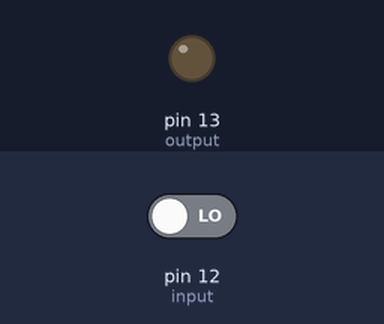
The sketch below on a simulated Arduino Uno, built with avr-gcc and run on an emulated ATmega328P. Parts: output pins drawn as LEDs (lit = HIGH). The test bench sets the inputs (shaded band); at power-on: pin 12 (input) LOW.

Above: at 1.2 s.
1.3 s: pin 12 (input) driven HIGH
At 2.5 s:
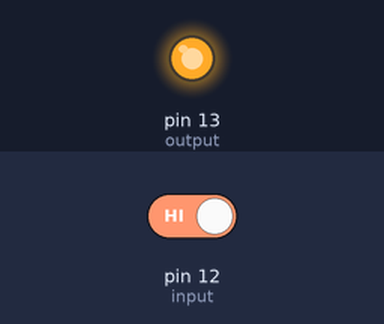
2.8 s: pin 12 (input) driven LOW
At 3.8 s:
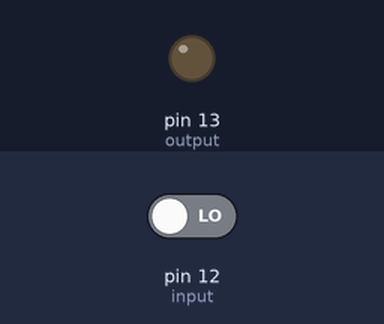
Timing chart, 0 to 5.8 s (numbered marks = the images above; inputs shaded):
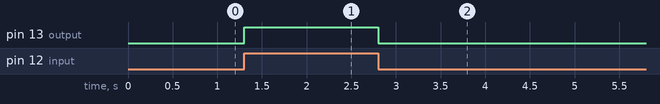

Measured:
- after the input at 1.3 s, pin 13 (output): LOW → HIGH at once
- after the input at 2.8 s, pin 13 (output): HIGH → LOW at once

The sketch:

Input_output.ino
```cpp
int input = 12;
int output = 13;

void setup() {
  // put your setup code here, to run once:
  pinMode(input, INPUT);
  pinMode(output, OUTPUT);
}

void loop() {
  // put your main code here, to run repeatedly:
  int pinstate = digitalRead(input);
  if(pinstate==1){
    digitalWrite(output, HIGH);
  } else {
    digitalWrite(output, LOW);
  }
}
```
